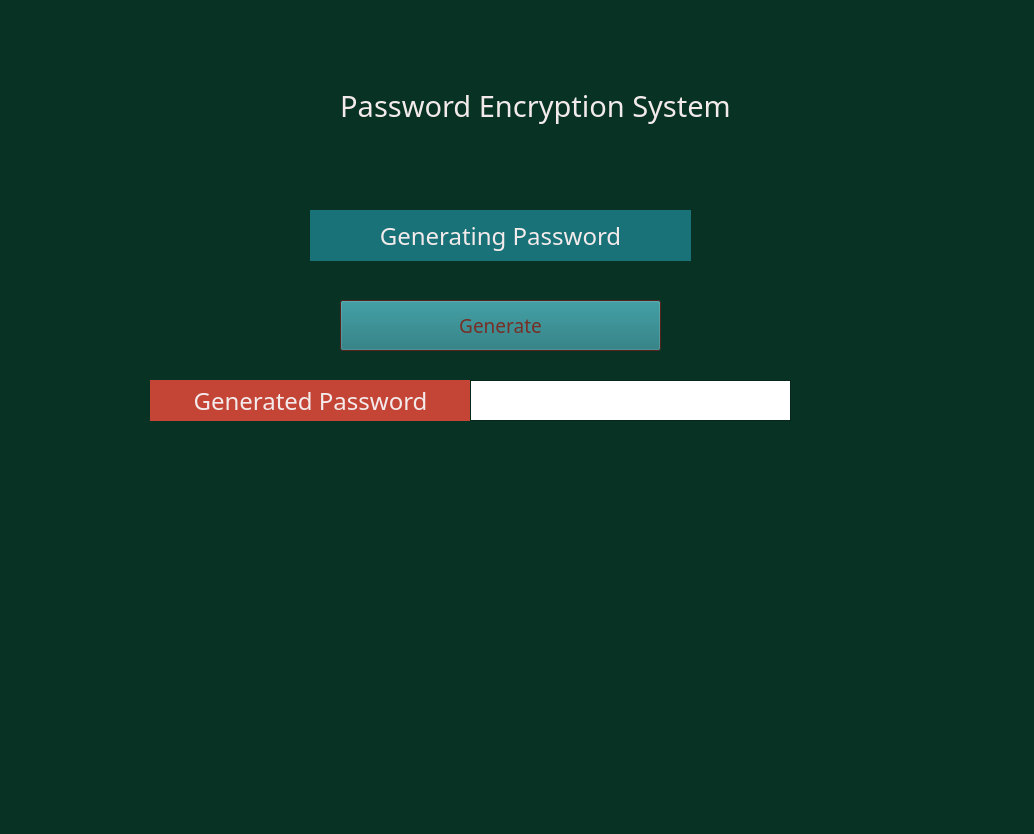
<?xml version="1.0" encoding="UTF-8"?>
<ui version="4.0">
 <class>Form</class>
 <widget class="QWidget" name="Form">
  <property name="geometry">
   <rect>
    <x>0</x>
    <y>0</y>
    <width>1034</width>
    <height>834</height>
   </rect>
  </property>
  <property name="palette">
   <palette>
    <active>
     <colorrole role="Base">
      <brush brushstyle="SolidPattern">
       <color alpha="255">
        <red>255</red>
        <green>255</green>
        <blue>255</blue>
       </color>
      </brush>
     </colorrole>
     <colorrole role="Window">
      <brush brushstyle="SolidPattern">
       <color alpha="255">
        <red>8</red>
        <green>50</green>
        <blue>36</blue>
       </color>
      </brush>
     </colorrole>
    </active>
    <inactive>
     <colorrole role="Base">
      <brush brushstyle="SolidPattern">
       <color alpha="255">
        <red>255</red>
        <green>255</green>
        <blue>255</blue>
       </color>
      </brush>
     </colorrole>
     <colorrole role="Window">
      <brush brushstyle="SolidPattern">
       <color alpha="255">
        <red>8</red>
        <green>50</green>
        <blue>36</blue>
       </color>
      </brush>
     </colorrole>
    </inactive>
    <disabled>
     <colorrole role="Base">
      <brush brushstyle="SolidPattern">
       <color alpha="255">
        <red>8</red>
        <green>50</green>
        <blue>36</blue>
       </color>
      </brush>
     </colorrole>
     <colorrole role="Window">
      <brush brushstyle="SolidPattern">
       <color alpha="255">
        <red>8</red>
        <green>50</green>
        <blue>36</blue>
       </color>
      </brush>
     </colorrole>
    </disabled>
   </palette>
  </property>
  <property name="windowTitle">
   <string>Form</string>
  </property>
  <widget class="QLabel" name="peslogo">
   <property name="geometry">
    <rect>
     <x>50</x>
     <y>40</y>
     <width>171</width>
     <height>151</height>
    </rect>
   </property>
   <property name="text">
    <string/>
   </property>
   <property name="pixmap">
    <pixmap>Media/peslogopicnobg.png</pixmap>
   </property>
   <property name="scaledContents">
    <bool>true</bool>
   </property>
  </widget>
  <widget class="QLabel" name="pehead">
   <property name="geometry">
    <rect>
     <x>310</x>
     <y>70</y>
     <width>451</width>
     <height>71</height>
    </rect>
   </property>
   <property name="palette">
    <palette>
     <active>
      <colorrole role="WindowText">
       <brush brushstyle="SolidPattern">
        <color alpha="255">
         <red>243</red>
         <green>235</green>
         <blue>235</blue>
        </color>
       </brush>
      </colorrole>
      <colorrole role="Text">
       <brush brushstyle="SolidPattern">
        <color alpha="255">
         <red>243</red>
         <green>235</green>
         <blue>235</blue>
        </color>
       </brush>
      </colorrole>
      <colorrole role="PlaceholderText">
       <brush brushstyle="SolidPattern">
        <color alpha="128">
         <red>243</red>
         <green>235</green>
         <blue>235</blue>
        </color>
       </brush>
      </colorrole>
     </active>
     <inactive>
      <colorrole role="WindowText">
       <brush brushstyle="SolidPattern">
        <color alpha="255">
         <red>243</red>
         <green>235</green>
         <blue>235</blue>
        </color>
       </brush>
      </colorrole>
      <colorrole role="Text">
       <brush brushstyle="SolidPattern">
        <color alpha="255">
         <red>243</red>
         <green>235</green>
         <blue>235</blue>
        </color>
       </brush>
      </colorrole>
      <colorrole role="PlaceholderText">
       <brush brushstyle="SolidPattern">
        <color alpha="128">
         <red>243</red>
         <green>235</green>
         <blue>235</blue>
        </color>
       </brush>
      </colorrole>
     </inactive>
     <disabled>
      <colorrole role="WindowText">
       <brush brushstyle="SolidPattern">
        <color alpha="255">
         <red>120</red>
         <green>120</green>
         <blue>120</blue>
        </color>
       </brush>
      </colorrole>
      <colorrole role="Text">
       <brush brushstyle="SolidPattern">
        <color alpha="255">
         <red>120</red>
         <green>120</green>
         <blue>120</blue>
        </color>
       </brush>
      </colorrole>
      <colorrole role="PlaceholderText">
       <brush brushstyle="SolidPattern">
        <color alpha="128">
         <red>0</red>
         <green>0</green>
         <blue>0</blue>
        </color>
       </brush>
      </colorrole>
     </disabled>
    </palette>
   </property>
   <property name="font">
    <font>
     <family>Sylfaen</family>
     <pointsize>22</pointsize>
    </font>
   </property>
   <property name="text">
    <string>Password Encryption System</string>
   </property>
   <property name="alignment">
    <set>Qt::AlignCenter</set>
   </property>
  </widget>
  <widget class="QLabel" name="hashlabel">
   <property name="geometry">
    <rect>
     <x>310</x>
     <y>210</y>
     <width>381</width>
     <height>51</height>
    </rect>
   </property>
   <property name="palette">
    <palette>
     <active>
      <colorrole role="WindowText">
       <brush brushstyle="SolidPattern">
        <color alpha="255">
         <red>243</red>
         <green>235</green>
         <blue>235</blue>
        </color>
       </brush>
      </colorrole>
      <colorrole role="Base">
       <brush brushstyle="SolidPattern">
        <color alpha="255">
         <red>255</red>
         <green>255</green>
         <blue>255</blue>
        </color>
       </brush>
      </colorrole>
      <colorrole role="Window">
       <brush brushstyle="SolidPattern">
        <color alpha="255">
         <red>25</red>
         <green>114</green>
         <blue>120</blue>
        </color>
       </brush>
      </colorrole>
     </active>
     <inactive>
      <colorrole role="WindowText">
       <brush brushstyle="SolidPattern">
        <color alpha="255">
         <red>243</red>
         <green>235</green>
         <blue>235</blue>
        </color>
       </brush>
      </colorrole>
      <colorrole role="Base">
       <brush brushstyle="SolidPattern">
        <color alpha="255">
         <red>255</red>
         <green>255</green>
         <blue>255</blue>
        </color>
       </brush>
      </colorrole>
      <colorrole role="Window">
       <brush brushstyle="SolidPattern">
        <color alpha="255">
         <red>25</red>
         <green>114</green>
         <blue>120</blue>
        </color>
       </brush>
      </colorrole>
     </inactive>
     <disabled>
      <colorrole role="WindowText">
       <brush brushstyle="SolidPattern">
        <color alpha="255">
         <red>120</red>
         <green>120</green>
         <blue>120</blue>
        </color>
       </brush>
      </colorrole>
      <colorrole role="Base">
       <brush brushstyle="SolidPattern">
        <color alpha="255">
         <red>25</red>
         <green>114</green>
         <blue>120</blue>
        </color>
       </brush>
      </colorrole>
      <colorrole role="Window">
       <brush brushstyle="SolidPattern">
        <color alpha="255">
         <red>25</red>
         <green>114</green>
         <blue>120</blue>
        </color>
       </brush>
      </colorrole>
     </disabled>
    </palette>
   </property>
   <property name="font">
    <font>
     <family>Sylfaen</family>
     <pointsize>18</pointsize>
    </font>
   </property>
   <property name="autoFillBackground">
    <bool>true</bool>
   </property>
   <property name="text">
    <string>Generating Password</string>
   </property>
   <property name="alignment">
    <set>Qt::AlignCenter</set>
   </property>
  </widget>
  <widget class="QPushButton" name="apass">
   <property name="geometry">
    <rect>
     <x>340</x>
     <y>300</y>
     <width>321</width>
     <height>51</height>
    </rect>
   </property>
   <property name="palette">
    <palette>
     <active>
      <colorrole role="WindowText">
       <brush brushstyle="SolidPattern">
        <color alpha="255">
         <red>25</red>
         <green>114</green>
         <blue>120</blue>
        </color>
       </brush>
      </colorrole>
      <colorrole role="Button">
       <brush brushstyle="SolidPattern">
        <color alpha="255">
         <red>25</red>
         <green>114</green>
         <blue>120</blue>
        </color>
       </brush>
      </colorrole>
      <colorrole role="Light">
       <brush brushstyle="SolidPattern">
        <color alpha="255">
         <red>196</red>
         <green>69</green>
         <blue>54</blue>
        </color>
       </brush>
      </colorrole>
      <colorrole role="Midlight">
       <brush brushstyle="SolidPattern">
        <color alpha="255">
         <red>196</red>
         <green>69</green>
         <blue>54</blue>
        </color>
       </brush>
      </colorrole>
      <colorrole role="BrightText">
       <brush brushstyle="SolidPattern">
        <color alpha="255">
         <red>196</red>
         <green>69</green>
         <blue>54</blue>
        </color>
       </brush>
      </colorrole>
      <colorrole role="ButtonText">
       <brush brushstyle="SolidPattern">
        <color alpha="255">
         <red>119</red>
         <green>46</green>
         <blue>37</blue>
        </color>
       </brush>
      </colorrole>
      <colorrole role="Base">
       <brush brushstyle="SolidPattern">
        <color alpha="255">
         <red>196</red>
         <green>69</green>
         <blue>54</blue>
        </color>
       </brush>
      </colorrole>
      <colorrole role="Window">
       <brush brushstyle="SolidPattern">
        <color alpha="255">
         <red>119</red>
         <green>46</green>
         <blue>37</blue>
        </color>
       </brush>
      </colorrole>
      <colorrole role="AlternateBase">
       <brush brushstyle="SolidPattern">
        <color alpha="255">
         <red>196</red>
         <green>69</green>
         <blue>54</blue>
        </color>
       </brush>
      </colorrole>
      <colorrole role="ToolTipBase">
       <brush brushstyle="SolidPattern">
        <color alpha="255">
         <red>196</red>
         <green>69</green>
         <blue>54</blue>
        </color>
       </brush>
      </colorrole>
     </active>
     <inactive>
      <colorrole role="WindowText">
       <brush brushstyle="SolidPattern">
        <color alpha="255">
         <red>25</red>
         <green>114</green>
         <blue>120</blue>
        </color>
       </brush>
      </colorrole>
      <colorrole role="Button">
       <brush brushstyle="SolidPattern">
        <color alpha="255">
         <red>25</red>
         <green>114</green>
         <blue>120</blue>
        </color>
       </brush>
      </colorrole>
      <colorrole role="Light">
       <brush brushstyle="SolidPattern">
        <color alpha="255">
         <red>196</red>
         <green>69</green>
         <blue>54</blue>
        </color>
       </brush>
      </colorrole>
      <colorrole role="Midlight">
       <brush brushstyle="SolidPattern">
        <color alpha="255">
         <red>196</red>
         <green>69</green>
         <blue>54</blue>
        </color>
       </brush>
      </colorrole>
      <colorrole role="BrightText">
       <brush brushstyle="SolidPattern">
        <color alpha="255">
         <red>196</red>
         <green>69</green>
         <blue>54</blue>
        </color>
       </brush>
      </colorrole>
      <colorrole role="ButtonText">
       <brush brushstyle="SolidPattern">
        <color alpha="255">
         <red>119</red>
         <green>46</green>
         <blue>37</blue>
        </color>
       </brush>
      </colorrole>
      <colorrole role="Base">
       <brush brushstyle="SolidPattern">
        <color alpha="255">
         <red>196</red>
         <green>69</green>
         <blue>54</blue>
        </color>
       </brush>
      </colorrole>
      <colorrole role="Window">
       <brush brushstyle="SolidPattern">
        <color alpha="255">
         <red>119</red>
         <green>46</green>
         <blue>37</blue>
        </color>
       </brush>
      </colorrole>
      <colorrole role="AlternateBase">
       <brush brushstyle="SolidPattern">
        <color alpha="255">
         <red>196</red>
         <green>69</green>
         <blue>54</blue>
        </color>
       </brush>
      </colorrole>
      <colorrole role="ToolTipBase">
       <brush brushstyle="SolidPattern">
        <color alpha="255">
         <red>196</red>
         <green>69</green>
         <blue>54</blue>
        </color>
       </brush>
      </colorrole>
     </inactive>
     <disabled>
      <colorrole role="WindowText">
       <brush brushstyle="SolidPattern">
        <color alpha="255">
         <red>170</red>
         <green>0</green>
         <blue>0</blue>
        </color>
       </brush>
      </colorrole>
      <colorrole role="Button">
       <brush brushstyle="SolidPattern">
        <color alpha="255">
         <red>25</red>
         <green>114</green>
         <blue>120</blue>
        </color>
       </brush>
      </colorrole>
      <colorrole role="Light">
       <brush brushstyle="SolidPattern">
        <color alpha="255">
         <red>196</red>
         <green>69</green>
         <blue>54</blue>
        </color>
       </brush>
      </colorrole>
      <colorrole role="Midlight">
       <brush brushstyle="SolidPattern">
        <color alpha="255">
         <red>196</red>
         <green>69</green>
         <blue>54</blue>
        </color>
       </brush>
      </colorrole>
      <colorrole role="BrightText">
       <brush brushstyle="SolidPattern">
        <color alpha="255">
         <red>196</red>
         <green>69</green>
         <blue>54</blue>
        </color>
       </brush>
      </colorrole>
      <colorrole role="ButtonText">
       <brush brushstyle="SolidPattern">
        <color alpha="255">
         <red>120</red>
         <green>120</green>
         <blue>120</blue>
        </color>
       </brush>
      </colorrole>
      <colorrole role="Base">
       <brush brushstyle="SolidPattern">
        <color alpha="255">
         <red>119</red>
         <green>46</green>
         <blue>37</blue>
        </color>
       </brush>
      </colorrole>
      <colorrole role="Window">
       <brush brushstyle="SolidPattern">
        <color alpha="255">
         <red>119</red>
         <green>46</green>
         <blue>37</blue>
        </color>
       </brush>
      </colorrole>
      <colorrole role="AlternateBase">
       <brush brushstyle="SolidPattern">
        <color alpha="255">
         <red>196</red>
         <green>69</green>
         <blue>54</blue>
        </color>
       </brush>
      </colorrole>
      <colorrole role="ToolTipBase">
       <brush brushstyle="SolidPattern">
        <color alpha="255">
         <red>196</red>
         <green>69</green>
         <blue>54</blue>
        </color>
       </brush>
      </colorrole>
     </disabled>
    </palette>
   </property>
   <property name="font">
    <font>
     <family>Sylfaen</family>
     <pointsize>14</pointsize>
    </font>
   </property>
   <property name="text">
    <string>Generate</string>
   </property>
  </widget>
  <widget class="QLabel" name="enterpass">
   <property name="geometry">
    <rect>
     <x>150</x>
     <y>380</y>
     <width>321</width>
     <height>41</height>
    </rect>
   </property>
   <property name="palette">
    <palette>
     <active>
      <colorrole role="WindowText">
       <brush brushstyle="SolidPattern">
        <color alpha="255">
         <red>243</red>
         <green>235</green>
         <blue>235</blue>
        </color>
       </brush>
      </colorrole>
      <colorrole role="Base">
       <brush brushstyle="SolidPattern">
        <color alpha="255">
         <red>255</red>
         <green>255</green>
         <blue>255</blue>
        </color>
       </brush>
      </colorrole>
      <colorrole role="Window">
       <brush brushstyle="SolidPattern">
        <color alpha="255">
         <red>196</red>
         <green>69</green>
         <blue>54</blue>
        </color>
       </brush>
      </colorrole>
     </active>
     <inactive>
      <colorrole role="WindowText">
       <brush brushstyle="SolidPattern">
        <color alpha="255">
         <red>243</red>
         <green>235</green>
         <blue>235</blue>
        </color>
       </brush>
      </colorrole>
      <colorrole role="Base">
       <brush brushstyle="SolidPattern">
        <color alpha="255">
         <red>255</red>
         <green>255</green>
         <blue>255</blue>
        </color>
       </brush>
      </colorrole>
      <colorrole role="Window">
       <brush brushstyle="SolidPattern">
        <color alpha="255">
         <red>196</red>
         <green>69</green>
         <blue>54</blue>
        </color>
       </brush>
      </colorrole>
     </inactive>
     <disabled>
      <colorrole role="WindowText">
       <brush brushstyle="SolidPattern">
        <color alpha="255">
         <red>120</red>
         <green>120</green>
         <blue>120</blue>
        </color>
       </brush>
      </colorrole>
      <colorrole role="Base">
       <brush brushstyle="SolidPattern">
        <color alpha="255">
         <red>196</red>
         <green>69</green>
         <blue>54</blue>
        </color>
       </brush>
      </colorrole>
      <colorrole role="Window">
       <brush brushstyle="SolidPattern">
        <color alpha="255">
         <red>196</red>
         <green>69</green>
         <blue>54</blue>
        </color>
       </brush>
      </colorrole>
     </disabled>
    </palette>
   </property>
   <property name="font">
    <font>
     <family>Sylfaen</family>
     <pointsize>18</pointsize>
    </font>
   </property>
   <property name="autoFillBackground">
    <bool>true</bool>
   </property>
   <property name="text">
    <string>Generated Password</string>
   </property>
   <property name="alignment">
    <set>Qt::AlignCenter</set>
   </property>
  </widget>
  <widget class="QLabel" name="peslogo_2">
   <property name="geometry">
    <rect>
     <x>280</x>
     <y>500</y>
     <width>351</width>
     <height>311</height>
    </rect>
   </property>
   <property name="text">
    <string/>
   </property>
   <property name="pixmap">
    <pixmap>Media/dog.png</pixmap>
   </property>
   <property name="scaledContents">
    <bool>true</bool>
   </property>
  </widget>
  <widget class="QTextEdit" name="hashed">
   <property name="geometry">
    <rect>
     <x>470</x>
     <y>380</y>
     <width>321</width>
     <height>41</height>
    </rect>
   </property>
   <property name="font">
    <font>
     <family>Sylfaen</family>
     <pointsize>14</pointsize>
    </font>
   </property>
   <property name="html">
    <string>&lt;!DOCTYPE HTML PUBLIC &quot;-//W3C//DTD HTML 4.0//EN&quot; &quot;http://www.w3.org/TR/REC-html40/strict.dtd&quot;&gt;
&lt;html&gt;&lt;head&gt;&lt;meta name=&quot;qrichtext&quot; content=&quot;1&quot; /&gt;&lt;style type=&quot;text/css&quot;&gt;
p, li { white-space: pre-wrap; }
&lt;/style&gt;&lt;/head&gt;&lt;body style=&quot; font-family:'Sylfaen'; font-size:14pt; font-weight:400; font-style:normal;&quot;&gt;
&lt;p style=&quot;-qt-paragraph-type:empty; margin-top:0px; margin-bottom:0px; margin-left:0px; margin-right:0px; -qt-block-indent:0; text-indent:0px;&quot;&gt;&lt;br /&gt;&lt;/p&gt;&lt;/body&gt;&lt;/html&gt;</string>
   </property>
  </widget>
 </widget>
 <resources/>
 <connections/>
</ui>
